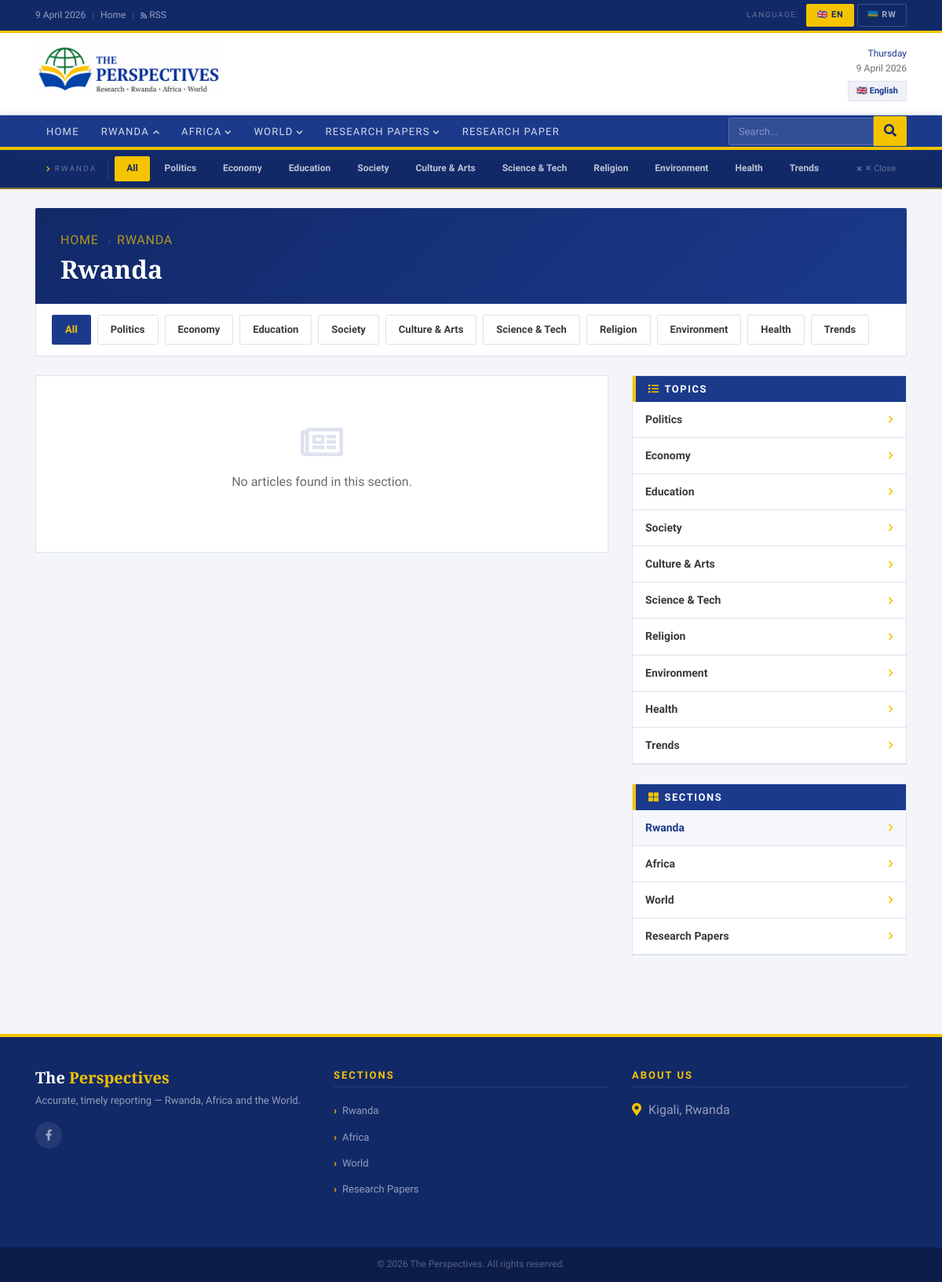
Page /en/category/rwanda/ on the earlier database version.
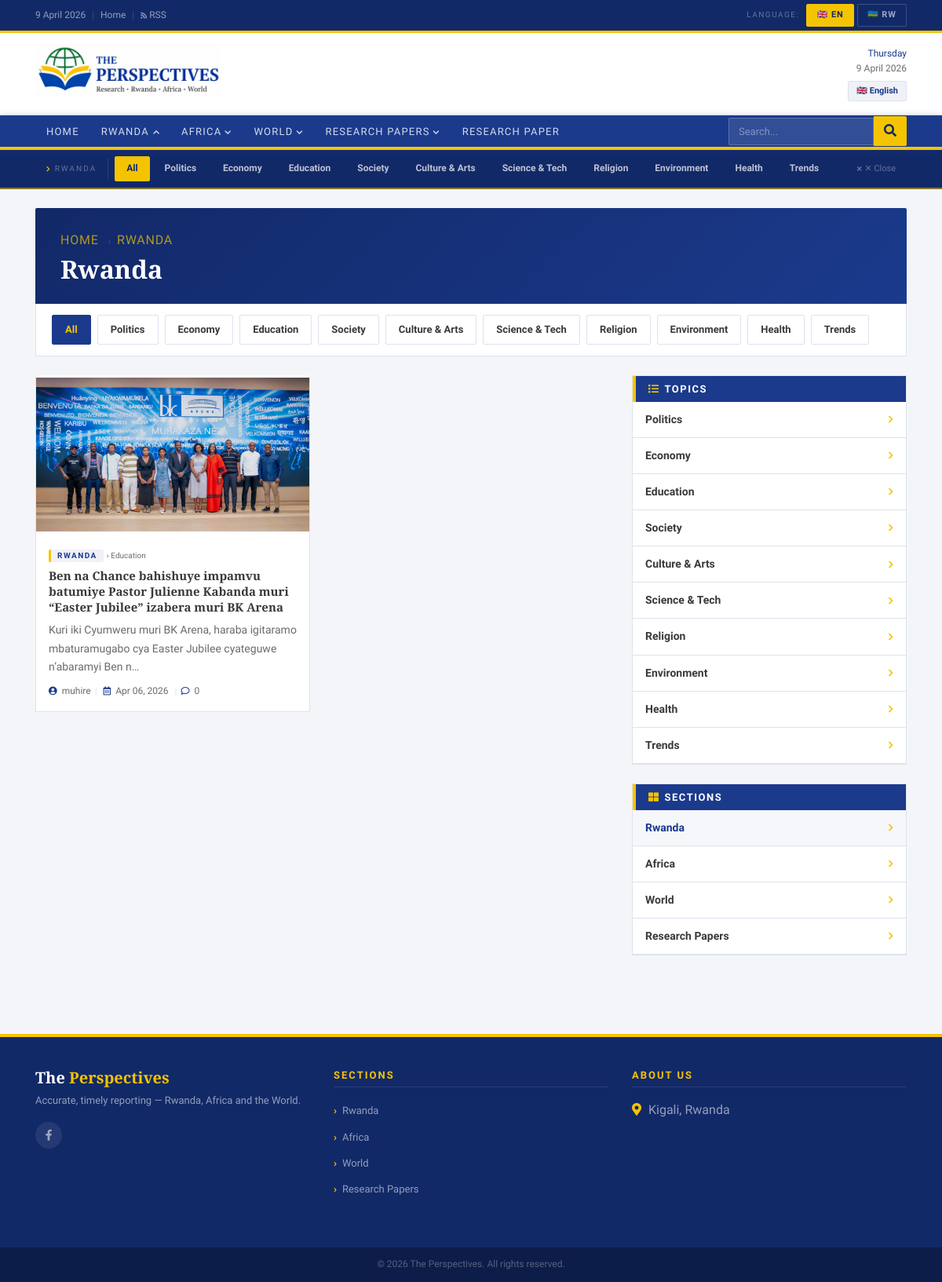
Same page on the later database version.
### news/models.py (models this page shows, shortened)
class Language(models.Model):
    code        = models.CharField(max_length=10, unique=True)  # 'en' | 'rw'
    name        = models.CharField(max_length=100)              # English
    native_name = models.CharField(max_length=100)              # Ikinyarwanda
    flag_emoji  = models.CharField(max_length=10, blank=True)
    is_default  = models.BooleanField(default=False)
    is_active   = models.BooleanField(default=True)
    order       = models.IntegerField(default=0)
    class Meta:
        ordering = ['order']
        verbose_name = 'Language'
        verbose_name_plural = 'Languages'

class MainCategory(models.Model):
    language = models.ForeignKey(Language, on_delete=models.CASCADE,
                                 related_name='main_categories')
    name     = models.CharField(max_length=150)
    slug     = models.SlugField(max_length=150)
    order    = models.IntegerField(default=0)
    class Meta:
        ordering  = ['order']
        unique_together = ('language', 'slug')
        verbose_name        = 'Main Category'
        verbose_name_plural = 'Main Categories'
    def get_absolute_url(self):
        return reverse('news:category', kwargs={
            'lang_code': self.language.code,
            'cat_slug':  self.slug,
        })

class SubCategory(models.Model):
    language = models.ForeignKey(Language, on_delete=models.CASCADE,
                                 related_name='sub_categories')
    name     = models.CharField(max_length=150)
    slug     = models.SlugField(max_length=150)
    order    = models.IntegerField(default=0)
    class Meta:
        ordering  = ['order']
        unique_together = ('language', 'slug')
        verbose_name        = 'Sub Category'
        verbose_name_plural = 'Sub Categories'
    def get_absolute_url(self):
        return reverse('news:subcategory', kwargs={
            'lang_code': self.language.code,
            'sub_slug':  self.slug,
        })

class SiteSettings(models.Model):
    site_name       = models.CharField(max_length=100, default='The Perspectives')
    location        = models.CharField(max_length=100, blank=True, default='Kigali, Rwanda')
    phone          = models.CharField(max_length=20, blank=True)
    email          = models.EmailField(blank=True)
    tagline         = models.CharField(max_length=200, blank=True, default='Research · Rwanda · Africa · World')
    mooto_en         = models.CharField(max_length=300, blank=True)
    mooto_rw         = models.CharField(max_length=300, blank=True)
    facebook_url    = models.URLField(blank=True)
    twitter_url     = models.URLField(blank=True)
    whatsapp_number = models.CharField(max_length=20, blank=True)
    youtube_url    = models.URLField(blank=True)
    instagram_url   = models.URLField(blank=True)
    class Meta:
        verbose_name = verbose_name_plural = 'Site Settings'

class Article(models.Model):
    STATUS = [('draft', 'Draft'), ('published', 'Published')]
    language      = models.ForeignKey(Language, on_delete=models.CASCADE,
                                      related_name='articles')
    title         = models.CharField(max_length=300)
    slug          = models.SlugField(max_length=300, unique=True)
    main_category = models.ForeignKey(MainCategory, on_delete=models.SET_NULL,
                                      null=True, blank=True, related_name='articles')
    sub_category  = models.ForeignKey(SubCategory, on_delete=models.SET_NULL,
                                      null=True, blank=True, related_name='articles')
    author        = models.ForeignKey(User, on_delete=models.SET_NULL,
                                      null=True, blank=True, related_name='articles')
    summary        = models.TextField(max_length=600, blank=True, verbose_name='Lead')
    content        = models.TextField()
    featured_image = models.ImageField(upload_to='articles/%Y/%m/', blank=True, null=True)
    image_caption  = models.CharField(max_length=250, blank=True)
    status      = models.CharField(max_length=10, choices=STATUS, default='draft')
    is_featured = models.BooleanField(default=False)
    is_trending = models.BooleanField(default=False)
    is_breaking = models.BooleanField(default=False)
    views        = models.PositiveIntegerField(default=0)
    created_at   = models.DateTimeField(auto_now_add=True)
    updated_at   = models.DateTimeField(auto_now=True)
    published_at = models.DateTimeField(null=True, blank=True)
    class Meta:
        ordering = ['-published_at', '-created_at']
    def get_absolute_url(self):
        return reverse('news:article', kwargs={
            'lang_code': self.language.code,
            'slug':      self.slug,
        })
    @property
    def comment_count(self):
        return self.comments.filter(is_approved=True).count()

### news/views.py (the view)
# urls.py: path('category/<slug:cat_slug>/', views.category, name='category'),
def category(request, lang_code, cat_slug):
    if lang_code not in VALID_LANGS:
        return redirect('/en/')
    lang, qs = _base(lang_code)
    cat  = get_object_or_404(MainCategory, language=lang, slug=cat_slug)
    subs = list(SubCategory.objects.filter(language=lang).order_by('order'))
    arts = list(qs.filter(main_category=cat))
    return render(request, 'news/listing.html', {
        'lang_code':  lang_code, 'lang': lang,
        'cats':       list(MainCategory.objects.filter(language=lang).order_by('order')),
        'subs':       subs,
        'articles':   arts,
        'active_cat': cat,
        'active_sub': None,
        'page_title': cat.name,
    })

### news/views.py (called while the page is built)
def _lang(lang_code):
    return get_object_or_404(Language, code=lang_code, is_active=True)

def _base(lang_code):
    lang = _lang(lang_code)
    return lang, Article.objects.filter(status='published', language=lang)\
                                .select_related('main_category', 'sub_category', 'author')

### news/templates/news/listing.html (shortened to what this page needs)
{% extends "news/base.html" %}
{% load static %}
{% block extra_head %}
<link rel="stylesheet" href="{% static 'news/css/listing.css' %}">
{% endblock %}
{% block content %}
<div class="row mb-4">
  <div class="col-12">
    <div class="lst-hdr">
      <div class="bc">
        <a href="/{{ lang_code }}/">{% if lang_code == 'rw' %}Ahabanza{% else %}Home{% endif %}</a>
        {% if active_cat %}<span class="bs">›</span><a href="{{ active_cat.get_absolute_url }}">{{ active_cat.name }}</a>{% endif %}
      </div>
      <h1>{{ page_title }}</h1>
    </div>
    {% if subs %}
    <div class="sub-filter-bar">
      <div class="sfpills">
        {% if active_cat %}
        <a href="{{ active_cat.get_absolute_url }}" class="sfpill {% if not active_sub %}act{% endif %}">
          {% if lang_code == 'rw' %}Byose{% else %}All{% endif %}
        </a>
        {% for sub in subs %}
        <a href="/{{ lang_code }}/category/{{ active_cat.slug }}/sub/{{ sub.slug }}/"
           class="sfpill {% if active_sub.pk == sub.pk %}act{% endif %}">
          {{ sub.name }}
        </a>
        {% endfor %}
        {% endif %}
      </div>
    </div>
    {% endif %}
  </div>
</div>
<div class="row">
  <div class="col-lg-8">
    <div class="row">
      {% for a in articles %}
      <div class="col-md-6 mb-4">
        <div class="ac h-100">
          <div class="ac-img"><a href="{{ a.get_absolute_url }}">
            {% if a.featured_image %}<img src="{{ a.featured_image.url }}" alt="{{ a.title }}">
            {% else %}<div class="ac-noimg"><i class="far fa-newspaper"></i></div>{% endif %}
          </a></div>
          <div class="ac-body">
            {% if a.main_category %}<a href="{{ a.main_category.get_absolute_url }}" class="ctag">{{ a.main_category.name }}</a>{% endif %}
            {% if a.sub_category %}<a href="{{ a.sub_category.get_absolute_url }}" class="stag"> › {{ a.sub_category.name }}</a>{% endif %}
            <h5><a href="{{ a.get_absolute_url }}">{{ a.title }}</a></h5>
            {% if a.summary %}<p>{{ a.summary|truncatechars:110 }}</p>{% endif %}
            <div class="ameta">
              {% if a.author %}<span><i class="fas fa-user-circle"></i> {{ a.author.get_full_name|default:a.author.username }}</span><span class="s">|</span>{% endif %}
              <span><i class="far fa-calendar-alt"></i> {{ a.published_at|date:"M d, Y" }}</span>
              <span class="s">|</span><span><i class="far fa-comment"></i> {{ a.comment_count }}</span>
            </div>
          </div>
        </div>
      </div>
      {% empty %}
      <div class="col-12">
        <div class="no-articles-listing">
          <i class="far fa-newspaper"></i>
          <p>{% if lang_code == 'rw' %}Nta makuru arahari muri iyi nzego.{% else %}No articles found in this section.{% endif %}</p>
        </div>
      </div>
      {% endfor %}
    </div>
  </div>
  <div class="col-lg-4">
    {% if subs %}
    <div class="sw mb-4">
      <div class="sw-hd"><i class="fas fa-list"></i>{% if lang_code == 'rw' %}Inyito{% else %}Topics{% endif %}</div>
      <ul class="sw-list">
        {% for sub in subs %}
        <li>
          <a href="{% if active_cat %}/{{ lang_code }}/category/{{ active_cat.slug }}/sub/{{ sub.slug }}/{% else %}{{ sub.get_absolute_url }}{% endif %}"
             class="{% if active_sub.pk == sub.pk %}act{% endif %}">
            {{ sub.name }}<i class="fas fa-chevron-right fa-xs"></i>
          </a>
        </li>
        {% endfor %}
      </ul>
    </div>
    {% endif %}
    <div class="sw">
      <div class="sw-hd"><i class="fas fa-th-large"></i>{% if lang_code == 'rw' %}Inzego{% else %}Sections{% endif %}</div>
      <ul class="sw-list">
        {% for cat in cats %}
        <li>
          <a href="{{ cat.get_absolute_url }}" class="{% if active_cat.pk == cat.pk %}act{% endif %}">
            {{ cat.name }}<i class="fas fa-chevron-right fa-xs"></i>
          </a>
        </li>
        {% endfor %}
      </ul>
    </div>
  </div>
</div>
{% endblock %}

### news/templates/news/base.html (shortened to what this page needs)
{% load static %}
<!DOCTYPE html>
<html lang="{{ lang_code }}">
<head>
<link rel="stylesheet" href="https://stackpath.bootstrapcdn.com/bootstrap/4.5.2/css/bootstrap.min.css">
<link rel="stylesheet" href="https://cdnjs.cloudflare.com/ajax/libs/font-awesome/5.15.4/css/all.min.css">
<link rel="stylesheet" href="{% static 'news/css/base.css' %}">
{% block extra_head %}{% endblock %}
</head>
<body>
<div class="topbar">
  <div class="container">
    <div class="d-flex justify-content-between align-items-center flex-wrap" style="gap:8px;">
      <div>
        <span id="tb-date"></span>
        <span class="tb-sep">|</span>
        <a href="/{{ lang_code }}/">{% if lang_code == 'rw' %}Ahabanza{% else %}Home{% endif %}</a>
        <span class="tb-sep">|</span>
        <a href="#"><i class="fas fa-rss fa-xs"></i> RSS</a>
      </div>
      <div class="lang-sw">
        <span class="lang-sw-lbl">{% if lang_code == 'rw' %}Ururimi{% else %}Language{% endif %}:</span>
        {% for lng in all_languages %}
        <form method="POST" action="/switch-lang/" class="lang-form">
          <button type="submit" class="lang-btn {% if lang_code == lng.code %}active{% endif %}">
            {{ lng.flag_emoji }} {{ lng.code|upper }}
          </button>
        </form>
        {% endfor %}
      </div>
    </div>
  </div>
</div>
<div class="masthead">
  <div class="container">
    <div class="row align-items-center">
      <div class="col-md-7">
        <a href="/{{ lang_code }}/" class="d-inline-block mast-logo">
          <img src="{% static 'news/img/logo.png' %}" alt="The Perspectives"
               onerror="this.style.display='none';document.getElementById('mlfb').style.display='flex';">
        </a>
      </div>
      <div class="col-md-5 d-none d-md-block mast-right">
        <div class="mast-date">
          <span class="mday" id="mday"></span>
          <span id="mdt"></span>
        </div>
        {% if lang %}
        <span class="mast-lang-badge">{{ lang.flag_emoji }} {{ lang.native_name }}</span>
        {% endif %}
      </div>
    </div>
  </div>
</div>
<nav class="pnav navbar navbar-expand-lg navbar-dark py-0" id="pnav">
  <div class="container">
    <div class="collapse navbar-collapse" id="pnav-col">
      <ul class="navbar-nav mr-auto">
        <li class="nav-item">
          <a class="nav-link pnav-lnk {% block home_active %}{% endblock %}" href="/{{ lang_code }}/">
            {% if lang_code == 'rw' %}Ahabanza{% else %}Home{% endif %}
          </a>
        </li>
        {% for cat in nav_cats %}
        <li class="nav-item">
          <a class="nav-link pnav-lnk {% block cat_active %}{% endblock %}"
             href="/{{ lang_code }}/category/{{ cat.slug }}/"
             data-cid="{{ cat.id }}" data-cname="{{ cat.name }}"
             data-curl="/{{ lang_code }}/category/{{ cat.slug }}/"
             onclick="return navCatClick(event,this)">
            {{ cat.name }}<i class="fas fa-chevron-down ci"></i>
          </a>
        </li>
        {% endfor %}
        <li class="nav-item">
          <a class="nav-link pnav-lnk" href="/{{ lang_code }}/research/">
            {% if lang_code == 'rw' %}Inyandiko z'Ubushakashatsi{% else %}Research Paper{% endif %}
          </a>
        </li>
      </ul>
      <form class="nav-search" action="/{{ lang_code }}/search/" method="get">
        <input type="text" name="q"
               placeholder="{% if lang_code == 'rw' %}Shakisha...{% else %}Search...{% endif %}"
               value="{{ request.GET.q|default:'' }}" autocomplete="off">
        <button type="submit"><i class="fas fa-search"></i></button>
      </form>
    </div>
  </div>
</nav>
<div class="snav" id="snav">
  <div class="container">
    <div class="snav-inner" id="snav-inner"></div>
  </div>
</div>
<main class="container py-4">{% block content %}{% endblock %}</main>
<footer>
  <div class="container">
    <div class="row">
      <div class="col-lg-4 col-md-6 mb-4">
        <div class="ft-logo mb-2">
          <div id="ftlfb" class="ft-logo-fb" style="display:non;">The <span>Perspectives</span></div>
        </div>
        <p style="font-size:13px;line-height:1.7;margin-top:8px;">
          {%if lang_code == 'rw' %}{{ site_settings.mooto_rw }}{% else %}{{ site_settings.mooto_en }}{% endif %}
        </p>
        <div class="ft-soc mt-3">
            {% if site_settings.facebook_url %}
          <a href="{{ site_settings.facebook_url }}" target="_blank"><i class="fab fa-facebook-f"></i></a>
          {% endif %}
        </div>
      </div>
      <div class="col-lg-4 col-md-6 mb-4">
        <h5>{% if lang_code == 'rw' %}Inzego{% else %}Sections{% endif %}</h5>
        <ul class="ft-list">
          {% for cat in nav_cats %}
          <li><a href="/{{ lang_code }}/category/{{ cat.slug }}/">{{ cat.name }}</a></li>
          {% endfor %}
        </ul>
      </div>
      <div class="col-lg-4 col-md-6 mb-4">
        <h5>{% if lang_code == 'rw' %}Aho Wadusanga{% else %}About us{% endif %}</h5>
        <ul class="ft-list">
          {% if site_settings.location %}
          <li><b><i class="fas fa-map-marker-alt" style="margin-right: 5px; color: #f5c400;"></i></b> {{ site_settings.location }}</li>
          {% endif %}
        </ul>
      </div>
    </div>
  </div>
  <div class="ft-btm"><div class="container">&copy; <span id="fy"></span> The Perspectives. {% if lang_code == 'rw' %}Uburenganzira bwose burarinzwe.{% else %}All rights reserved.{% endif %}</div></div>
</footer>
</body>
</html>

### news/static/news/css/listing.css (style rules this page uses)
.ac h5 a { color: inherit; }

Differences in the rows shown:
added Article: featured_image (picture), main_category.name "RWANDA", sub_category.name "Education", title "Ben na Chance bahishuye impamvu batumiye Pastor Julienne Kabanda muri “Easter Jubilee” izabera muri BK Arena", summary "Kuri iki Cyumweru muri BK Arena, haraba igitaramo mbaturamugabo cya Easter Jubilee cyateguwe n’abaramyi Ben n…", author.get_full_name "muhire", published_at "Apr 06, 2026", comment_count "0"
Other differences:
text no longer shown: "No articles found in this section."
